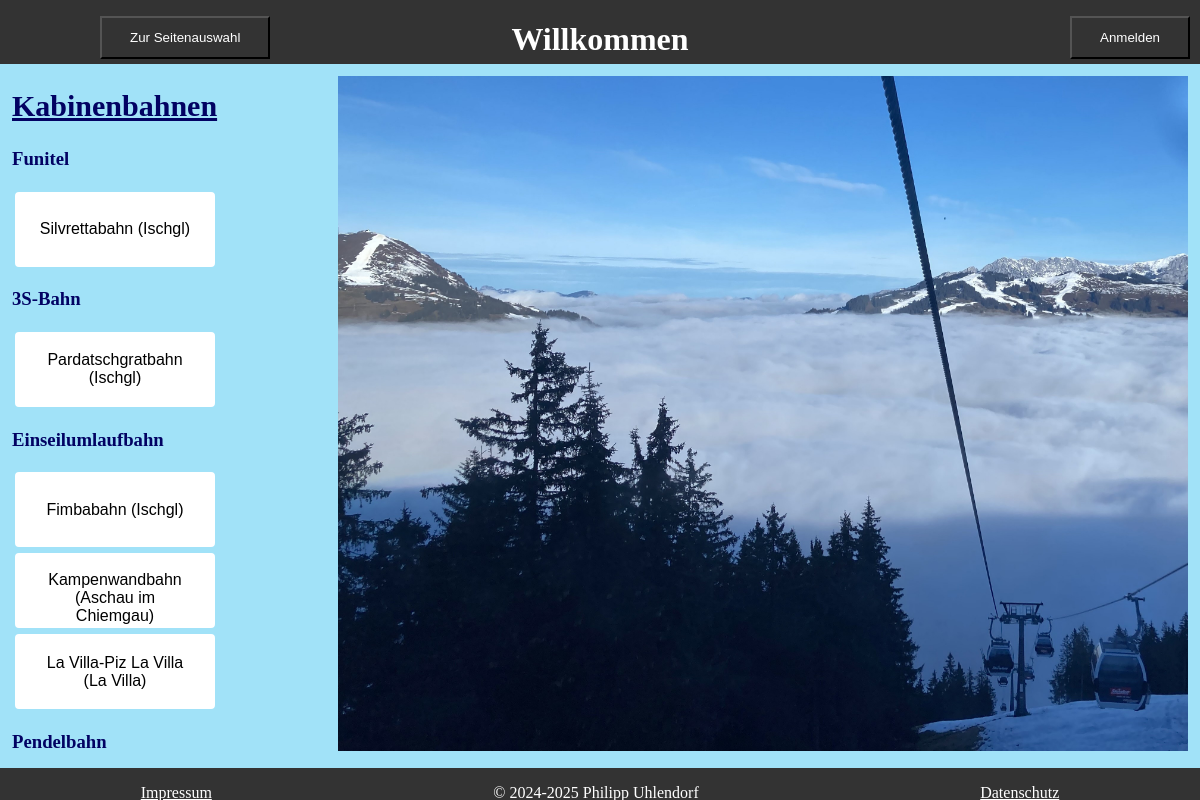
The page /php/Homepage.php on the database as committed earlier.
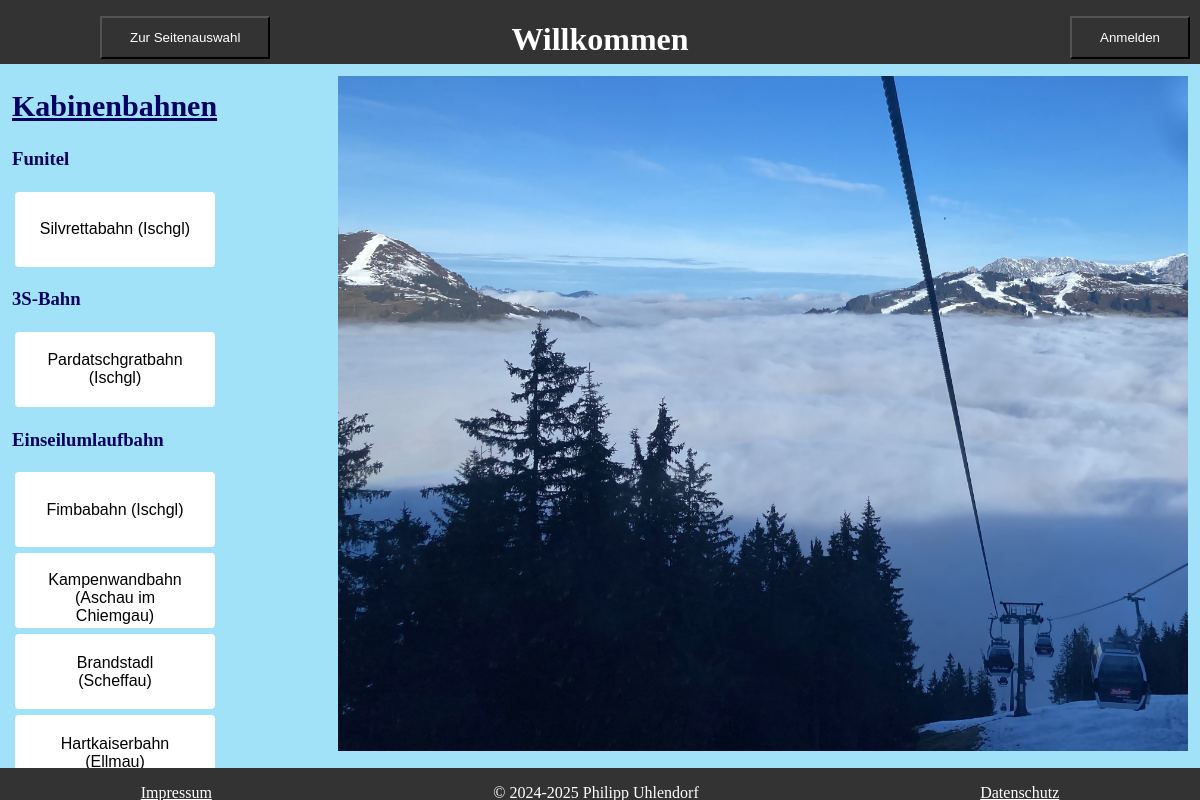
The same page on the database as committed later.
### tables this page shows
CREATE TABLE `seilbahndaten` (
  `ID` int(11) NOT NULL,
  `typ_db` int(75) NOT NULL,
  `name` varchar(255) NOT NULL,
  `h1name` varchar(255) NOT NULL,
  `Baujahr` int(11) NOT NULL,
  `Typ` varchar(255) NOT NULL,
  `Standort` varchar(255) NOT NULL,
  `Hersteller` varchar(255) NOT NULL,
  `HTal` int(11) DEFAULT NULL,
  `HBerg` int(11) DEFAULT NULL,
  `HDiff` int(11) DEFAULT NULL,
  `HorizontLang` int(11) DEFAULT NULL,
  `Bodenabstand` int(11) DEFAULT NULL,
  `MaxSpeed` int(11) DEFAULT NULL,
  `MaxFörderleistung` int(11) DEFAULT NULL,
  `Fahrzeit` int(11) DEFAULT NULL,
  `PersproMittel` int(11) DEFAULT NULL,
  `ArtGaragierung` varchar(255) DEFAULT NULL,
  `Kuppelbar` tinyint(1) NOT NULL DEFAULT 0,
  `Sitzheizung` tinyint(1) NOT NULL DEFAULT 0,
  `Bildpfad` varchar(255) DEFAULT NULL,
  `Besonderheiten` varchar(255) DEFAULT NULL
);

### php/Homepage.php (the view, shortened to what this page needs)
<?php
$db = mysqli_connect(DBSERVER, DBUSERNAME, DBPASSWORD, DBNAME);
?>
<!DOCTYPE html>
<html lang="de">
    <head>
        <link rel="stylesheet" type="text/css" href="../css/stylesheet.css" />
    </head>
    <body>
        <div class="seilbahn">
            <header>
                <div id="tohub">
                    <input type="submit" class="btn-teriträr" name="submit" value="Zur Seitenauswahl" id="btn-tohub" >
                </div>
                <?php if ($_SERVER['REQUEST_METHOD'] === 'POST'){
                                if (isset($_POST['id'])){
                                    $id = intval($_POST['id']);
                                    $stmt = $db->prepare("SELECT * FROM SeilbahnDaten WHERE id = ?");
                                    if ($stmt) {
                                        $stmt->bind_param("i", $id);
                                        $stmt->execute();
                                        $result = $stmt->get_result();
                                        if ($result && $result->num_rows > 0) {
                                            $row = $result->fetch_assoc();
                                            echo "<h1>" . htmlspecialchars($row['h1name']) . "</h1>";
                                        } else {
                                            echo "Keine Ergebnisse gefunden.";
                                        }
                                        $stmt->close();
                                    } else {
                                        echo "Datenbankabfrage fehlgeschlagen.";
                                    }
                                } else {
                                    echo "Ungültige ID.";
                                }
                            }else{
                                echo "<h1>Willkommen</h1>";
                            }
                ?>
                <div id="logout">
                    <input type="submit" class="btn-teriträr" name="submit" value="Anmelden" id="btn-login" >
                </div>
            </header>
            <main>
                <div class="auswahl">
                    <?php
                        echo "<h2>Kabinenbahnen</h2>";
                        for ($i = 0; $i <= 4; $i++) {
                            $stmt = $db->prepare("SELECT name, id FROM SeilbahnDaten WHERE typ_db = ?");
                            $stmt->bind_param("i", $i);
                            $stmt->execute();
                            $result = $stmt->get_result();
                            if ($result && $result->num_rows > 0) {
                                switch ($i) {
                                    case 1:
                                        echo "<h3>Funitel</h3>";
                                        while ($row = $result->fetch_assoc()) {
                                            echo "<form method='POST'>";
                                            echo "<button type='submit' name='id' value='" . htmlspecialchars($row['id']) . "'>" . htmlspecialchars($row['name']) . "</button>";
                                            echo "</form> ";
                                        }
                                        break;
                                    case 2:
                                        echo "<h3>3S-Bahn</h3>";
                                        while ($row = $result->fetch_assoc()) {
                                            echo "<form method='POST'>";
                                            echo "<button type='submit' name='id' value='" . htmlspecialchars($row['id']) . "'>" . htmlspecialchars($row['name']) . "</button>";
                                            echo "</form> ";
                                        }
                                        break;
                                    case 3:
                                        echo "<h3>Einseilumlaufbahn</h3>";
                                        while ($row = $result->fetch_assoc()) {
                                            echo "<form method='POST'>";
                                            echo "<button type='submit' name='id' value='" . htmlspecialchars($row['id']) . "'>" . htmlspecialchars($row['name']) . "</button>";
                                            echo "</form> ";
                                        }
                                        break;
                                    case 4:
                                        echo "<h3>Pendelbahn</h3>";
                                        break;
                                }
                            } else {
                            }
                        }
                        echo "<br>";
                        echo "<br><br><br><br>"
                    ?>
                </div>
                <div class="gondel">
                    <?php   if ($_SERVER['REQUEST_METHOD'] === 'POST'){
                                if (isset($_POST['id'])){
                                    $id = intval($_POST['id']);
                                    $stmt = $db->prepare("SELECT * FROM SeilbahnDaten WHERE id = ?");
                                    $stmt->bind_param("i", $id);
                                    $stmt->execute();
                                    $result = $stmt->get_result();
                                    if ($result && $result->num_rows > 0):
                                    while ($row = $result->fetch_assoc()): ?>
                                        <div class="pic-db">
                                            <img src="<?= htmlspecialchars($row['Bildpfad'] ?? '../images/icons/nopicture.png') ?>" alt="Bild <?= htmlspecialchars($row['Bildpfad'] ? $row['h1name'] : 'No picture') ?>">
                                        </div>
                                        <table>
                                        <tr>
                                            <td><div class="tablefest">Typ:</div></td>
                                            <td><?= htmlspecialchars($row['Typ']) ?></td>
                                        </tr>
                                        <tr>
                                            <td><div class="tablefest">Baujahr:</div></td>
                                            <td><?= htmlspecialchars($row['Baujahr']) ?></td>
                                        </tr>
                                        <tr>
                                            <td><div class="tablefest">Hersteller:</div></td>
                                            <td><?= htmlspecialchars($row['Hersteller']) ?></td>
                                        </tr>
                                        <tr>
                                            <td><div class="tablefest">Standort:</div></td>
                                            <td><?= htmlspecialchars($row['Standort']) ?></td>
                                        </tr>
                                        <tr>
                                            <td><div class="tablefest">Höhe Talstation:</div></td>
                                            <td><?= $row['HTal'] !== null ? htmlspecialchars($row['HTal']) . ' m' : '-' ?></td>
                                        </tr>
                                        <tr>
                                            <td><div class="tablefest">Höhe Bergstation:</div></td>
                                            <td><?= $row['HBerg'] !== null ? htmlspecialchars($row['HBerg']) . ' m' : '-' ?></td>
                                        </tr>
                                        <tr>
                                            <td><div class="tablefest">Höhendifferenz:</div></td>
                                            <td><?= $row['HDiff'] !== null ? htmlspecialchars($row['HDiff']) . ' m' : '-' ?></td>
                                        </tr>
                                        <tr>
                                            <td><div class="tablefest">Streckenlänge:</div></td>
                                            <td><?= $row['HorizontLang'] !== null ? htmlspecialchars($row['HorizontLang']) . ' m' : '-' ?></td>
                                        </tr>
                                        <tr>
                                            <td><div class="tablefest">Bodenabstand:</div></td>
                                            <td><?= $row['Bodenabstand'] !== null ? htmlspecialchars($row['Bodenabstand']) . ' m' : '-' ?></td>
                                        </tr>
                                        <tr>
                                            <td><div class="tablefest">Fahrgeschwindigkeit:</div></td>
                                            <td><?= $row['MaxSpeed'] !== null ? htmlspecialchars($row['MaxSpeed']) . ' m/s' : '-' ?></td>
                                        </tr>
                                        <tr>
                                            <td><div class="tablefest">Fahrzeit:</div></td>
                                            <td><?= $row['Fahrzeit'] !== null ? htmlspecialchars($row['Fahrzeit']) . ' min' : '-' ?></td>
                                        </tr>
                                        <tr>
                                            <td><div class="tablefest">Max. Förderleistung:</div></td>
                                            <td><?= $row['MaxFörderleistung'] !== null ? htmlspecialchars($row['MaxFörderleistung']) . ' Pers/h' : '-' ?></td>
                                        </tr>
                                        <tr>
                                            <td><div class="tablefest">Personen pro Transportmittel:</div></td>
                                            <td><?= htmlspecialchars($row['PersproMittel'] ?? '-') ?></td>
                                        </tr>
                                        <tr>
                                            <td><div class="tablefest">Art der Garagierung:</div></td>
                                            <td><?= htmlspecialchars($row['ArtGaragierung'] ?? '-') ?></td>
                                        </tr>
                                            <tr>
                                                <td><div class="tablefest">Kuppelbar:</div></td>
                                                <td>
                                                    <?= $row['Kuppelbar']
                                                        ? '<img src="../images/icons/check.png" alt="Vorhanden" height="30px">'
                                                        : '<img src="../images/icons/cross.png" alt="Nicht Vorhanden" height="30px">' ?>
                                                </td>
                                            </tr>
                                            <tr>
                                                <td><div class="tablefest">Sitzheizung:</div></td>
                                                <td>
                                                    <?= $row['Sitzheizung']
                                                        ? '<img src="../images/icons/check.png" alt="Vorhanden" height="30px">'
                                                        : '<img src="../images/icons/cross.png" alt="Nicht Vorhanden" height="30px">' ?>
                                                </td>
                                            </tr>
                                            <tr>
                                                <td><div class="tablefest">Besonderheiten:</div></td>
                                                <td><?= htmlspecialchars($row['Besonderheiten'] ?? '-') ?></td>
                                            </tr>
                                        </table>
                                    <?php endwhile; ?>
                                <?php endif;
                                }
                            mysqli_close($db);
                    }else{
                        echo '<div class="pic-else"><img src= "../images/background/skiweltbahn.jpg" alt="Skiweltbahn Bild als Platzhalter"></div>';
                    }
                    ?>
                </div>
            </main>
            <footer>
                <p>
                <a href="../html/Impressum.html">Impressum</a>
                </p>
                <p>&copy; 2024-2025 Philipp Uhlendorf</p>
                <p>
                    <a href="../html/Datenschutz.html">Datenschutz</a>
                </p>
            </footer>
        </div>
    </body>
</html>

### css/stylesheet.css (style rules this page uses)
body { -webkit-touch-callout: none; -webkit-user-select: none; -khtml-user-select: none; -moz-user-select: none; -ms-user-select: none; user-select: none; margin: 0; padding: 0; background-color: white; }
main { top: 10%; min-height: 100%; position: relative; text-align: center; }

Rows that differ between the two databases and show on the page:
removed seilbahndaten: $row['id'] 15 (drawn), name "La Villa-Piz La Villa (La Villa)"
added seilbahndaten: $row['id'] 26 (drawn), name "Brandstadl (Scheffau)"
added seilbahndaten: $row['id'] 28 (drawn), name "Hartkaiserbahn (Ellmau)"
Other text that changed with them:
list line gone: "Pendelbahn"
